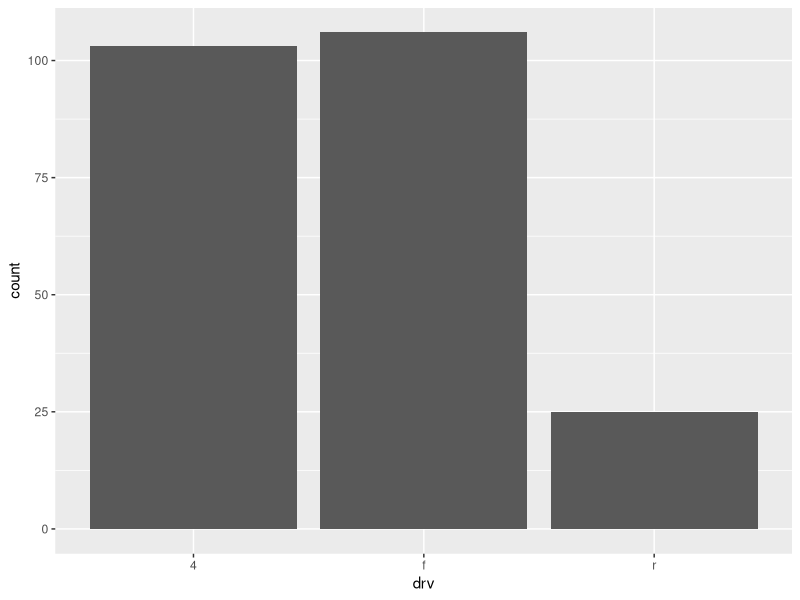
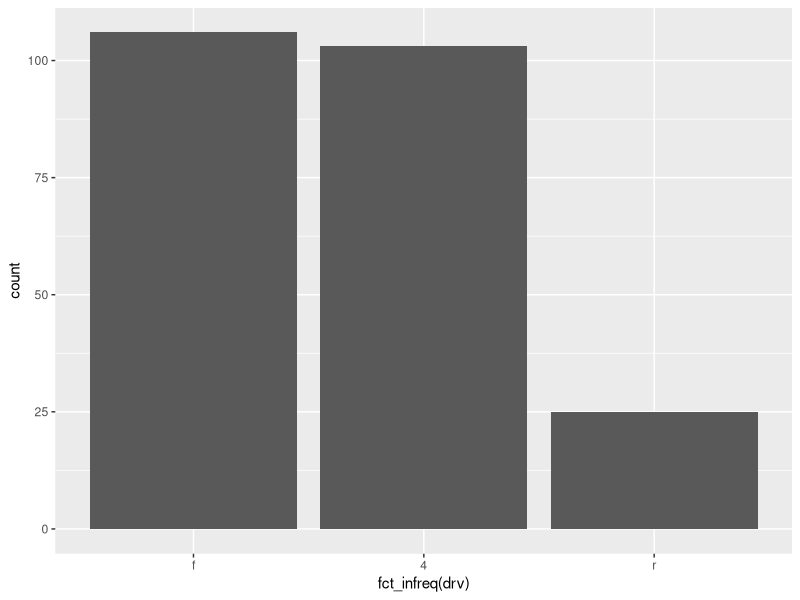
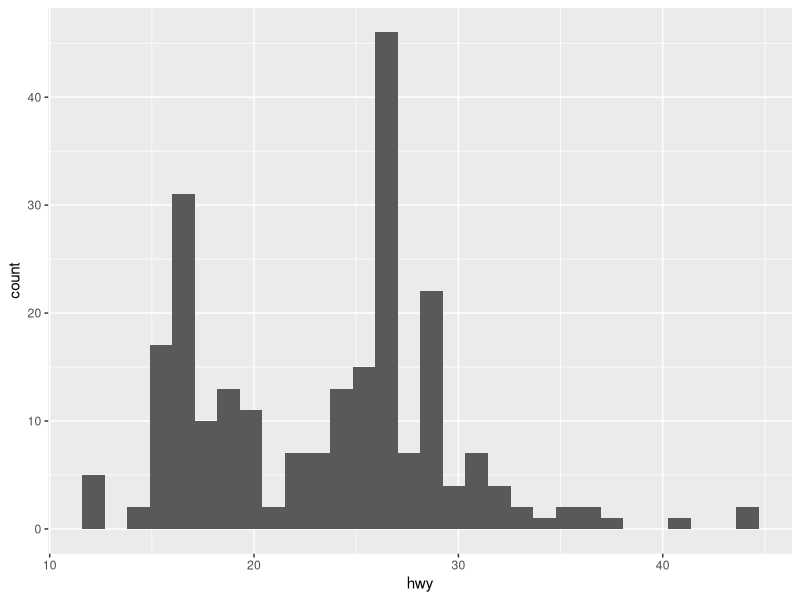
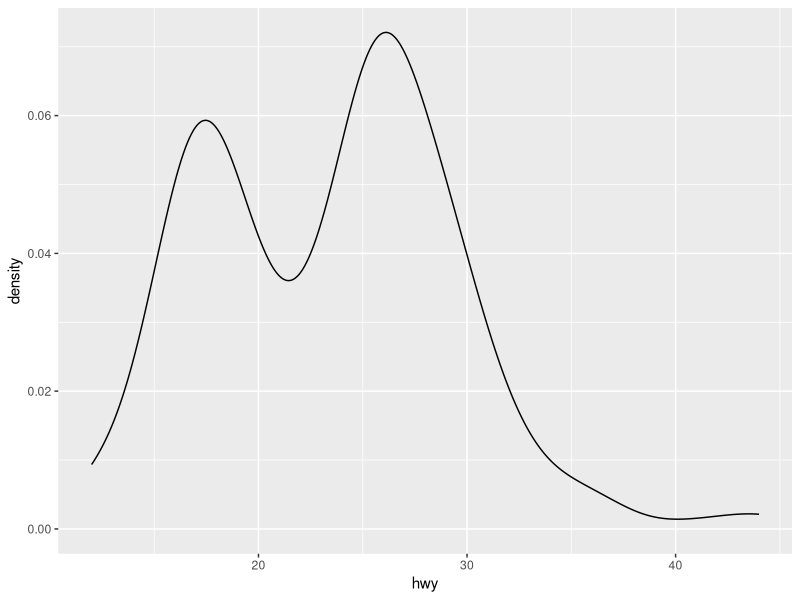
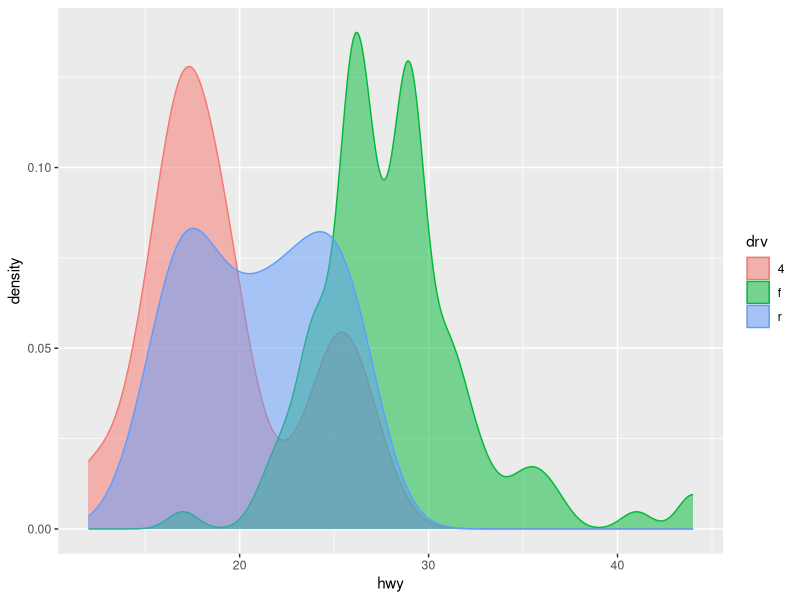

Write R code to recreate these figures, in order.
## ---- chunk 1
#| echo: false

library(tidyverse)
## ---- chunk 2
select(mpg, manufacturer, model, drv)
## ---- chunk 3
ggplot(mpg, aes(x = drv)) + 
  geom_bar()
## ---- chunk 4
ggplot(mpg, aes(x = fct_infreq(drv))) +
  geom_bar()
## ---- chunk 5
ggplot(mpg, aes(x = hwy)) +
  geom_histogram()
## ---- chunk 6
ggplot(mpg, aes(x = hwy)) +
  geom_density()
## ---- chunk 7
ggplot(mpg, aes(x = hwy, colour = drv, fill = drv)) +
  geom_density(alpha = 0.5)
